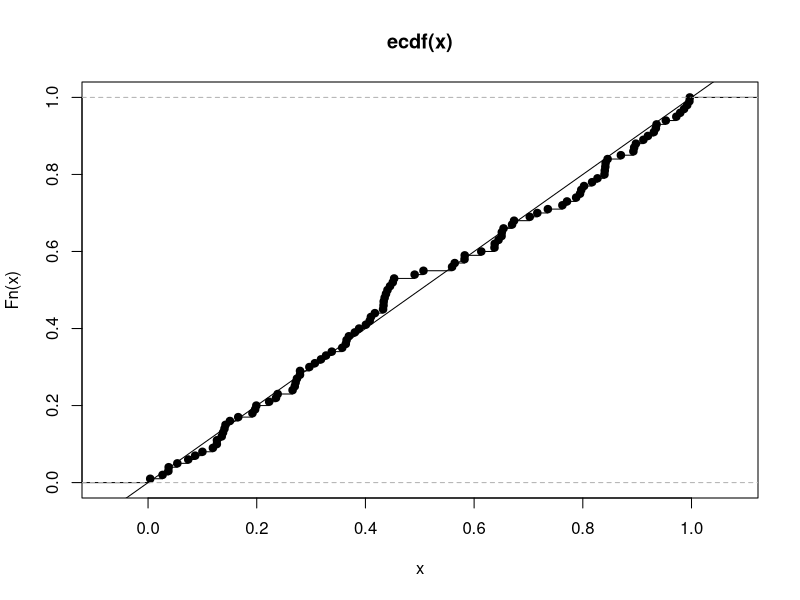
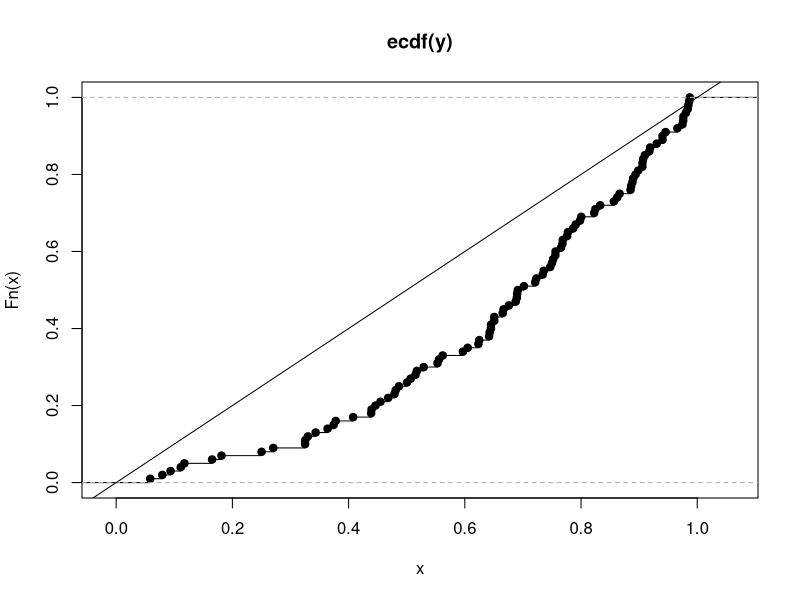

These figures' R source, in order: (Note: this script raises an error after producing the figures.)
# Равномерное
# 1
n = 100
x = runif(n)
y = sqrt(runif(n))

plot(ecdf(x))
abline(0, 1)
plot(ecdf(y))
abline(0, 1)

?ks.test

ks.test(x, 'punif')
ks.test(y, 'punif')

# Показательное
# 2
x = Condit[,1]
boxplot(x)
hist(x, breaks="FD")

n = length(x)
y = 1:n
z = 1:n
s = 0
for (k in 1:length(x)){
  s = s + x[k]
  y[k] = s
}
z = y / y[n]
z[n] = NA
plot(ecdf(z))
ks.test(z, 'punif')

# 3
right_threshold = quantile(x, 0.75) + 1.5*IQR(x)
left_threshold = quantile(x, 0.25) - 1.5*IQR(x)
x_cleaned = ifelse(x>right_threshold | x < left_threshold, NA, x)

x_cleaned = na.omit(x_cleaned)

boxplot(x_cleaned)
hist(x_cleaned, breaks="FD")

n = length(x_cleaned)
y = cumsum(x_cleaned)
z = y / y[n]
z[n] = NA
plot(ecdf(z))
ks.test(z, 'punif')

# Нормальное
# 4
x = Employees[, "SALARY"]

boxplot(x)
hist(x, breaks="FD")

?qqnorm
qqnorm(x)
qqline(x)

# 5
# критерий Колмогорова с поправкой Лильефорса
?lillie.test
lillie.test(x)

# критерий Крамера ― фон Мизеса
?cvm.test
cvm.test(x)

# критерий Андерсона — Дарлинга
?ad.test
ad.test(x)

# критерий Шапиро — Франчиа
?sf.test
sf.test(x)

log_freq = Prefix.ver[, "LogFrequency"]
#log_freq = ifelse(log_freq == 0, NA, x)
#log_freq = na.omit(log_freq)

plot(ecdf(log_freq))
boxplot(log_freq)
hist(log_freq, breaks="FD")

qqnorm(log_freq)
qqline(log_freq)

lillie.test(log_freq)
cvm.test(log_freq)
ad.test(log_freq)
sf.test(log_freq)


# HW
x = Uniform[, 1]
#x = runif(10000)
z = log(x / (1 - x))

plot(ecdf(z))
boxplot(z)
hist(z, breaks="FD")

lillie.test(z)
cvm.test(z)
ad.test(z)
sf.test(z)

qqnorm(z)
qqline(z)


### Lesson 4
# Task 1
#x = subset(Prefix.ver, SemanticClass=="opaque")[2, "LogFrequency"]
x = Prefix.ver[Prefix.ver[,"SemanticClass"] == "opaque", "LogFrequency"]
y = Prefix.ver[Prefix.ver[,"SemanticClass"] == "transparent", "LogFrequency"]

hist(x, breaks="FD")
hist(y, breaks="FD")

plot(ecdf(x))
plot(ecdf(y), add=T)

ks.test(x, y)

?cramer.test()
cramer.test(x, y)

# Task 2
n = 100
x = runif(n)
y = runif(n)^(1/3)

plot(ecdf(x), col=3)
plot(ecdf(y), add=T, col=2)

?ks.test(x, y)
?wilcox.test(x, y, alternative="less")
ks.test(x, y, alternative="greater")
wilcox.test(x, y, alternative="less")

# Task 3

